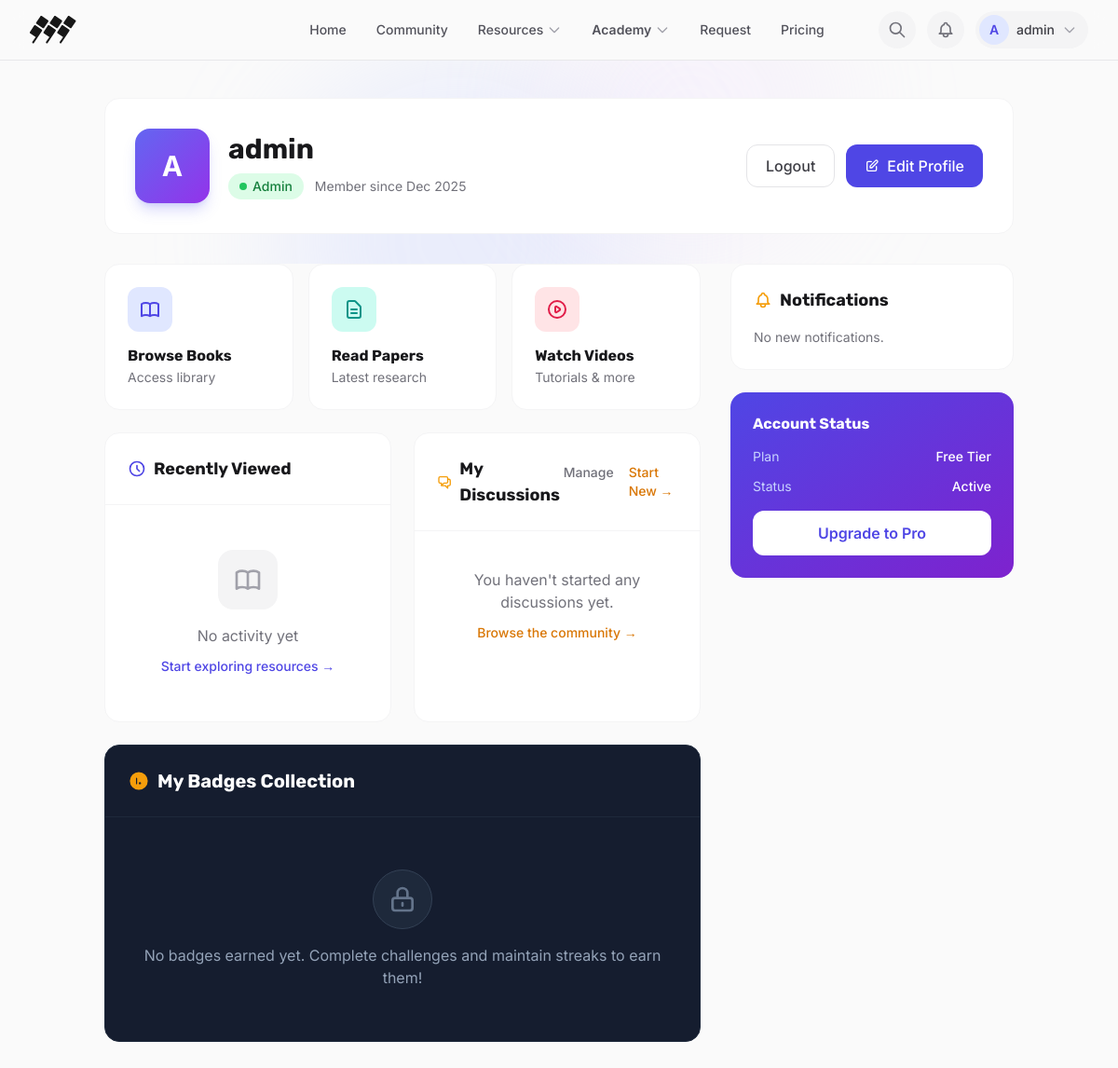
Before: /profile.php (signed in) with the older database file.
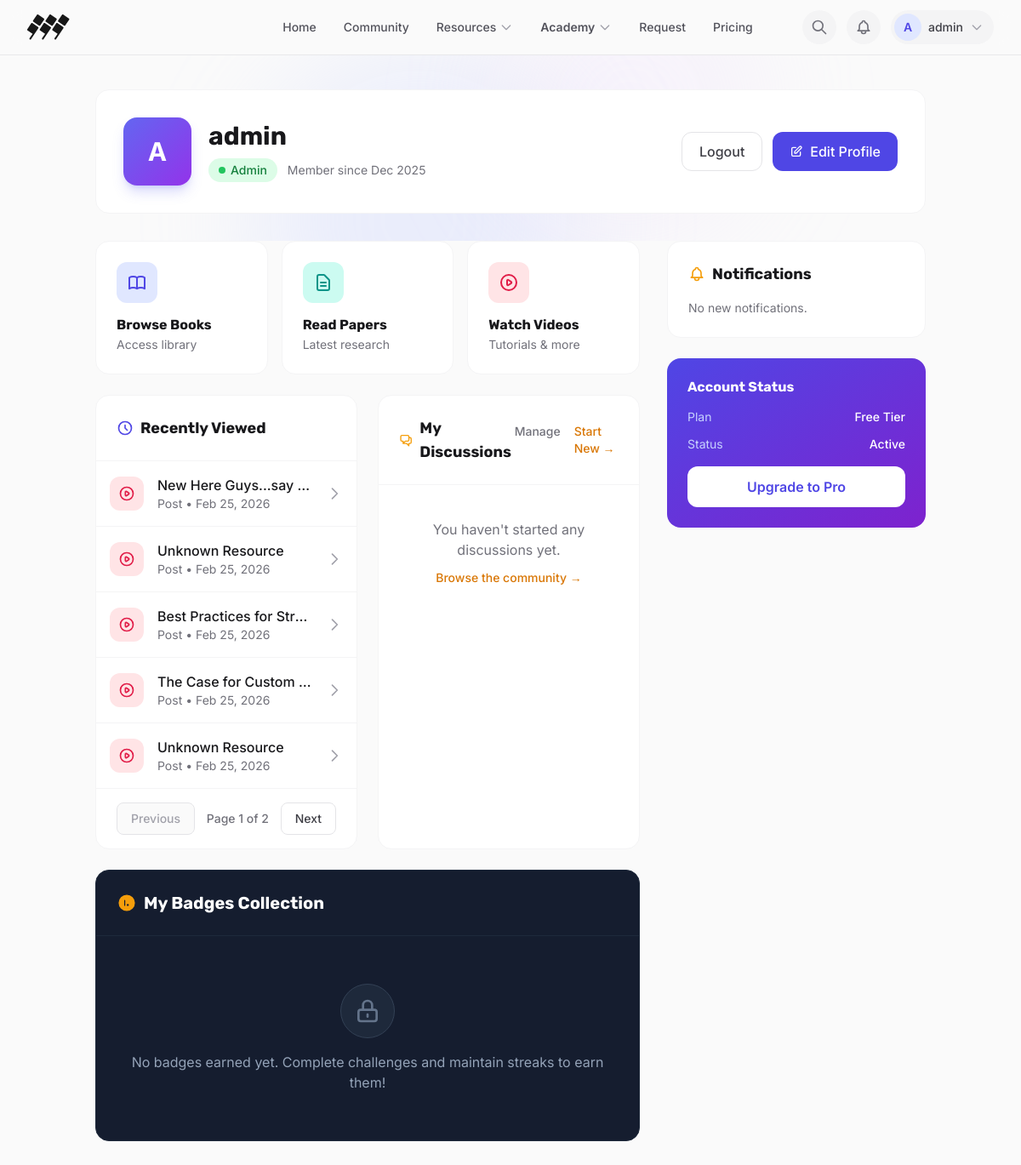
After: the same page with the newer database file.
### tables this page shows
CREATE TABLE `user_history` (
  `history_id` int(11) NOT NULL,
  `user_id` int(11) NOT NULL,
  `resource_type` enum('book','paper','video','post') NOT NULL,
  `resource_id` int(11) NOT NULL,
  `viewed_at` timestamp NOT NULL DEFAULT current_timestamp()
);

### includes/header.php (called while the page is built, shortened)
<?php
require_once __DIR__ . '/functions.php';
if (isset($_SESSION['user_id'])) {
    $header_user_data = get_user_by_id($_SESSION['user_id']);
}
?>

### includes/functions.php (called while the page is built, shortened)
<?php
require_once __DIR__ . '/db.php';
function get_user_by_id($user_id)
{
    global $conn;
    $sql = "SELECT * FROM users WHERE id = ?";
    $stmt = $conn->prepare($sql);
    $stmt->bind_param('i', $user_id);
    $stmt->execute();
    $result = $stmt->get_result();
    return $result->fetch_assoc();
}
function get_user_history($user_id, $limit = null, $offset = null)
{
    global $conn;
    $sql = "SELECT h.*,
            CASE
                WHEN h.resource_type = 'book' THEN b.title
                WHEN h.resource_type = 'paper' THEN p.title
                WHEN h.resource_type = 'video' THEN v.title
                WHEN h.resource_type = 'post' THEN cp.title
            END as title,
            CASE
                WHEN h.resource_type = 'book' THEN b.token
                WHEN h.resource_type = 'paper' THEN p.token
                WHEN h.resource_type = 'video' THEN v.token
                WHEN h.resource_type = 'post' THEN cp.id
            END as token
            FROM user_history h
            LEFT JOIN books b ON h.resource_type = 'book' AND h.resource_id = b.id
            LEFT JOIN papers p ON h.resource_type = 'paper' AND h.resource_id = p.id
            LEFT JOIN videos v ON h.resource_type = 'video' AND h.resource_id = v.id
            LEFT JOIN community_posts cp ON h.resource_type = 'post' AND h.resource_id = cp.id
            WHERE h.user_id = ?
            ORDER BY h.viewed_at DESC";
    if ($limit !== null && $offset !== null) {
        $sql .= " LIMIT ? OFFSET ?";
        $stmt = $conn->prepare($sql);
        $stmt->bind_param('iii', $user_id, $limit, $offset);
    } elseif ($limit !== null) {
        $sql .= " LIMIT ?";
        $stmt = $conn->prepare($sql);
        $stmt->bind_param('ii', $user_id, $limit);
    } else {
        $stmt = $conn->prepare($sql);
        $stmt->bind_param('i', $user_id);
    }
    $stmt->execute();
    return $stmt->get_result()->fetch_all(MYSQLI_ASSOC);
}
function get_user_history_count($user_id)
{
    global $conn;
    $sql = "SELECT COUNT(*) as count FROM user_history WHERE user_id = ?";
    $stmt = $conn->prepare($sql);
    $stmt->bind_param('i', $user_id);
    $stmt->execute();
    $result = $stmt->get_result()->fetch_assoc();
    return $result['count'] ?? 0;
}
?>

### profile.php (the view, shortened to what the changed rows need)
<?php
require_once 'includes/db.php';
require_once 'includes/functions.php';
$user_id = $_SESSION['user_id'];
$user = get_user_by_id($user_id);
$page = isset($_GET['page']) ? max(1, (int)$_GET['page']) : 1;
$limit = 5;
$offset = ($page - 1) * $limit;
$total_history = get_user_history_count($user_id);
$total_pages = ceil($total_history / $limit);
$history = get_user_history($user_id, $limit, $offset);
?>
<!DOCTYPE html>
<html lang="en">
<head>
    <link href="assets/css/index.css" rel="stylesheet">
    <script src="https://cdn.tailwindcss.com"></script>
</head>
<body class="antialiased bg-[#FAFAFA]">
    <?php include 'includes/header.php'; ?>
    <section class="relative pt-10 pb-8 overflow-hidden">
        <div class="container mx-auto px-6">
            <div class="bg-white rounded-2xl border border-zinc-100 p-8">
                <div class="flex flex-col md:flex-row items-center justify-between gap-6">
                    <div class="flex flex-col md:flex-row items-center gap-5 text-center md:text-left">
                        <div>
                            <h1 class="text-3xl font-bold text-zinc-900"><?php echo htmlspecialchars($user['username']); ?></h1>
                        </div>
                    </div>
                </div>
            </div>
        </div>
    </section>
    <section class="pb-20">
        <div class="container mx-auto px-6">
            <div class="grid grid-cols-1 lg:grid-cols-3 gap-8">
                <div class="lg:col-span-2 space-y-6">
                    <div class="grid grid-cols-1 md:grid-cols-2 gap-6 mt-6">
                    <div class="bg-white rounded-2xl border border-zinc-100 overflow-hidden">
                        <?php if (empty($history)): ?>
                            <div class="p-12 text-center">
                                <div class="w-16 h-16 bg-zinc-100 rounded-2xl flex items-center justify-center mx-auto mb-4">
                                </div>
                                <p class="text-zinc-500 mb-2">No activity yet</p>
                                <a href="books.php" class="text-indigo-600 hover:text-indigo-700 font-medium text-sm">Start exploring resources →</a>
                            </div>
                        <?php else: ?>
                            <div class="divide-y divide-zinc-100">
                                <?php foreach ($history as $item): ?>
                                    <a href="view.php?token=<?php echo $item['token'] ?? ''; ?>" class="flex items-center gap-4 p-4 hover:bg-zinc-50 transition">
                                        <?php
                                        $iconBg = $item['resource_type'] === 'book' ? 'bg-indigo-100 text-indigo-600' :
                                                  ($item['resource_type'] === 'paper' ? 'bg-teal-100 text-teal-600' : 'bg-rose-100 text-rose-600');
                                        ?>
                                        <div class="w-10 h-10 <?php echo $iconBg; ?> rounded-xl flex items-center justify-center flex-shrink-0">
                                        </div>
                                        <div class="flex-1 min-w-0">
                                            <p class="font-medium text-zinc-900 truncate"><?php echo htmlspecialchars($item['title'] ?? 'Unknown Resource'); ?></p>
                                            <p class="text-sm text-zinc-500"><?php echo ucfirst($item['resource_type']); ?> • <?php echo date('M d, Y', strtotime($item['viewed_at'])); ?></p>
                                        </div>
                                        <svg xmlns="http://www.w3.org/2000/svg" class="h-5 w-5 text-zinc-400" fill="none" viewBox="0 0 24 24" stroke="currentColor" stroke-width="2">
                                            <path stroke-linecap="round" stroke-linejoin="round" d="M9 5l7 7-7 7" />
                                        </svg>
                                    </a>
                                <?php endforeach; ?>
                            </div>
                            <?php if ($total_pages > 1): ?>
                            <div class="px-6 py-4 border-t border-zinc-100 flex items-center justify-between">
                                <?php if ($page > 1): ?>
                                    <a href="?page=<?php echo $page - 1; ?>" class="px-4 py-2 text-sm font-medium text-zinc-700 bg-white border border-zinc-200 rounded-lg hover:bg-zinc-50 transition">Previous</a>
                                <?php else: ?>
                                    <span class="px-4 py-2 text-sm font-medium text-zinc-400 bg-zinc-50 border border-zinc-200 rounded-lg cursor-not-allowed">Previous</span>
                                <?php endif; ?>
                                <span class="text-sm text-zinc-500 font-medium">Page <?php echo $page; ?> of <?php echo $total_pages; ?></span>
                                <?php if ($page < $total_pages): ?>
                                    <a href="?page=<?php echo $page + 1; ?>" class="px-4 py-2 text-sm font-medium text-zinc-700 bg-white border border-zinc-200 rounded-lg hover:bg-zinc-50 transition">Next</a>
                                <?php else: ?>
                                    <span class="px-4 py-2 text-sm font-medium text-zinc-400 bg-zinc-50 border border-zinc-200 rounded-lg cursor-not-allowed">Next</span>
                                <?php endif; ?>
                            </div>
                            <?php endif; ?>
                        <?php endif; ?>
                    </div>
                    </div>
                </div>
            </div>
        </div>
    </section>
</body>
</html>

Changed rows visible on the page:
added user_history: title "New Here Guys...say…", resource_type "Post", viewed_at "Feb 25, 2026"
added user_history: title "Unknown Resource", resource_type "Post", viewed_at "Feb 25, 2026"
added user_history: title "Best Practices for Str…", resource_type "Post", viewed_at "Feb 25, 2026"
added user_history: title "The Case for Custom…", resource_type "Post", viewed_at "Feb 25, 2026"
added user_history: title "Unknown Resource", resource_type "Post", viewed_at "Feb 25, 2026"
Other visible differences:
$page: (not shown) → "1"
$total_pages: (not shown) → "2"
text no longer shown: "No activity yet Start exploring resources →"
text now shown: "Previous Page of Next"
